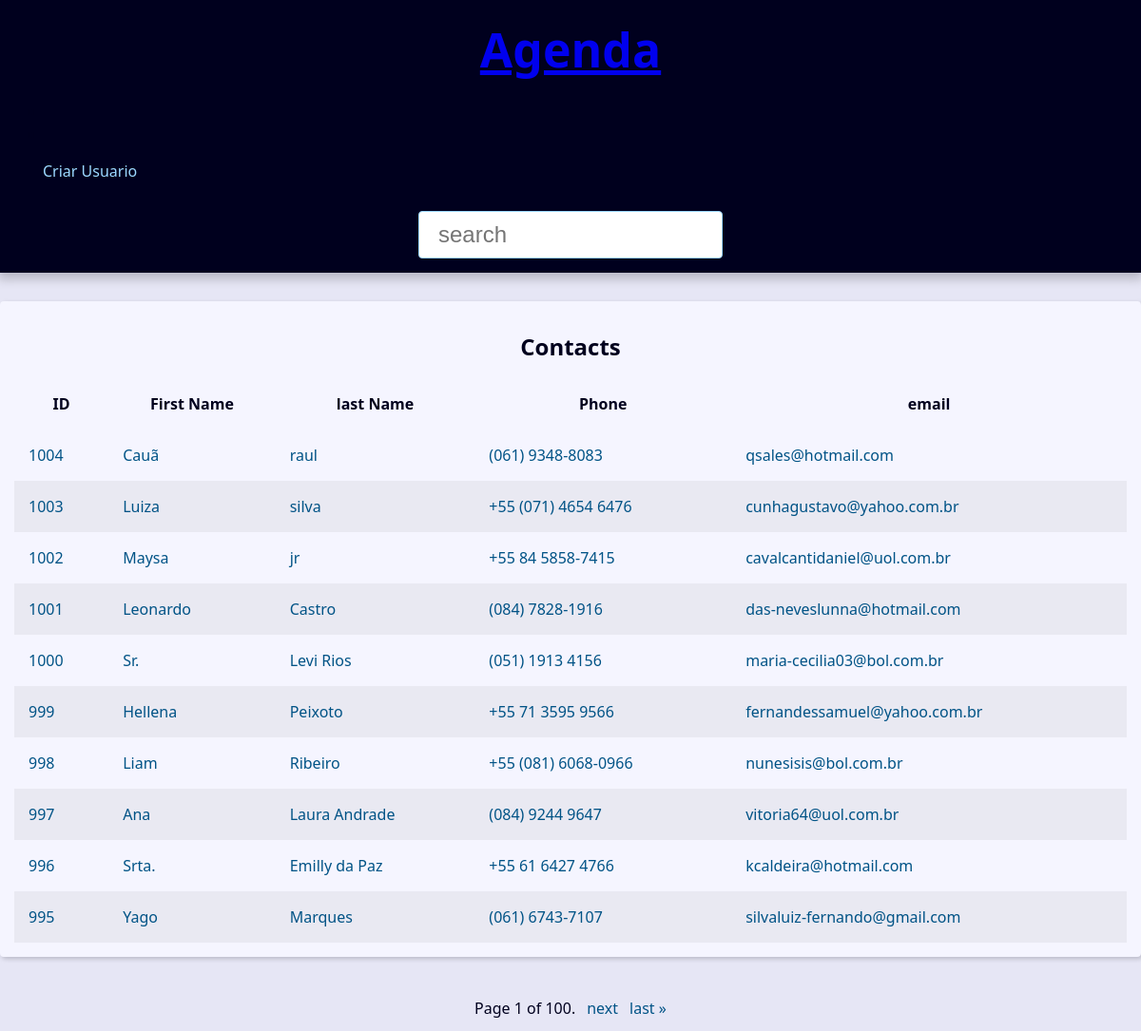
Before: /index/ with the older database file.
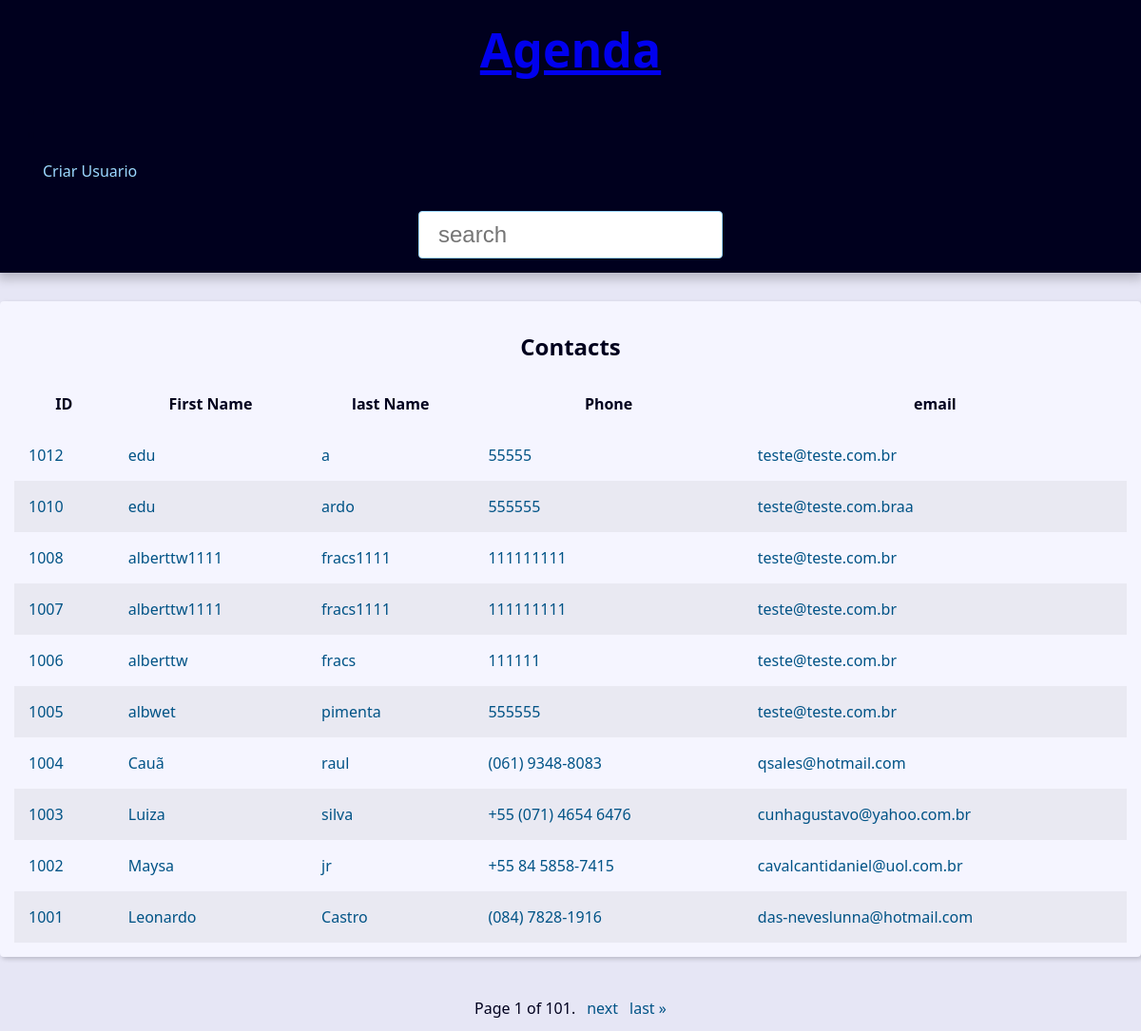
After: the same page with the newer database file.
### contact/models.py (models this page shows, shortened)
class Contact(models.Model):#herdar de models
    first_name=models.CharField(max_length=50)
    last_name=models.CharField(max_length=50)
    phone=models.CharField(max_length=50)
    email=models.EmailField(max_length=254)
    created_date=models.DateTimeField(default=timezone.now)
    description=models.TextField(max_length=1800,blank=True)
    show=models.BooleanField(default=True)# bom para validação de cadastros
    picture=models.ImageField(blank=True,upload_to='pictures/%Y/%m/')
    category=models.ForeignKey(category,
                               on_delete=models.SET_NULL,
                               blank=True,null=True)
    owner=models.ForeignKey(User,
                               on_delete=models.SET_NULL,
                               blank=True,
                               null=True)

### contact/views/contact_views.py (the view)
# urls.py: path('index/', views.index,name='index'),
def index(request):
    contacts=Contact.objects\
        .filter(show=True)\
        .order_by('-id')
    paginator=Paginator(contacts,10)
    page_number=request.GET.get('page')
    page_obj=paginator.get_page(page_number)
    context={
        'page_obj':page_obj,
        'site_title':'Contatos-',
    }
    return render(
        request,
        'contact/index.html',context
    )

### contact/templates/contact/index.html
{% extends "global/base.html" %}
{% block content %}
{% if page_obj %}
    <div class="responsive-table">
        <table class="contacts-table" >
            <caption class='table-caption'>
                Contacts
            </caption>
            <thead>
                <t class="table-row table-row-head">
                    <th class="table-header">ID</th>
                    <th class="table-header">First Name</th>
                    <th class="table-header">last Name</th>
                    <th class="table-header"> Phone</th>
                    <th class="table-header">email</th>
                </t>
            </thead>
            <tbody>
                {% for contact in page_obj %}
                    <tr class="table-row">
                        <td class="table-cel">
                           <a class= "table-link"
                           href="{% url 'contact:contact' contact.id %}"
                           >
                            {{contact.id}}
                           </a>
                        </td>
                        <td class="table-cel">
                            <a class= "table-link" href="#">
                             {{contact.first_name}}
                            </a>
                         </td>
                         <td class="table-cel">
                            <a class= "table-link" href="#">
                             {{contact.last_name}}
                            </a>
                         </td>
                         <td class="table-cel">
                            <a class= "table-link" href="#">
                             {{contact.phone}}
                            </a>
                            <td class="table-cel">
                                <a class= "table-link" href="#">
                                 {{contact.email}}
                                </a>
                             </td>
                         </td>
                    </tr>
                {% endfor %}
            </tbody>
        </table>
    </div>
{% else %}
<div class="single-contact-name">
    <h1>
       CONTATO NÃO LOCALIZADO
    </h1>
</div>
{% endif %}
{% endblock content %}

Changed rows visible on the page:
no longer on this page (row unchanged): Contact: id "1000", first_name "Sr.", last_name "Levi Rios", phone "(051) 1913 4156", email "maria-cecilia03@bol.com.br"
no longer on this page (row unchanged): Contact: id "999", first_name "Hellena", last_name "Peixoto", phone "+55 71 3595 9566", email "fernandessamuel@yahoo.com.br"
no longer on this page (row unchanged): Contact: id "998", first_name "Liam", last_name "Ribeiro", phone "+55 (081) 6068-0966", email "nunesisis@bol.com.br"
no longer on this page (row unchanged): Contact: id "997", first_name "Ana", last_name "Laura Andrade", phone "(084) 9244 9647", email "vitoria64@uol.com.br"
no longer on this page (row unchanged): Contact: id "996", first_name "Srta.", last_name "Emilly da Paz", phone "+55 61 6427 4766", email "kcaldeira@hotmail.com"
no longer on this page (row unchanged): Contact: id "995", first_name "Yago", last_name "Marques", phone "(061) 6743-7107", email "silvaluiz-fernando@gmail.com"
added Contact: id "1012", first_name "edu", last_name "a", phone "55555", email "teste@teste.com.br"
added Contact: id "1010", first_name "edu", last_name "ardo", phone "555555", email "teste@teste.com.braa"
added Contact: id "1008", first_name "alberttw1111", last_name "fracs1111", phone "111111111", email "teste@teste.com.br"
added Contact: id "1007", first_name "alberttw1111", last_name "fracs1111", phone "111111111", email "teste@teste.com.br"
added Contact: id "1006", first_name "alberttw", last_name "fracs", phone "111111", email "teste@teste.com.br"
added Contact: id "1005", first_name "albwet", last_name "pimenta", phone "555555", email "teste@teste.com.br"
Other visible differences:
{{ page_obj.paginator.num_pages }}: "100" → "101"
